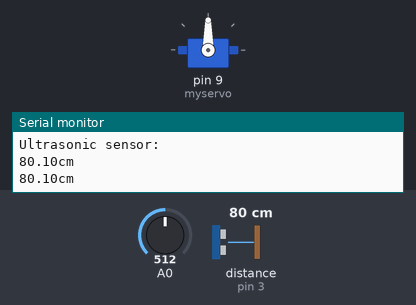
The sketch below on a simulated Arduino Uno, built with avr-gcc and run on an emulated ATmega328P. Shown: servo, the last lines printed to the serial monitor. Wiring (inferred from the names in the program): ultrasonic range finder: trigger pin 2; echo pin 3. The test bench sets the inputs (shaded band); at power-on: A0 = 512, distance to the obstacle (sensor on pin 3) 80 cm. The echo pulse lasts 58.3 µs per cm.

Above: at 1.9 s.
2.0 s: A0 set to 716
At 2.5 s:
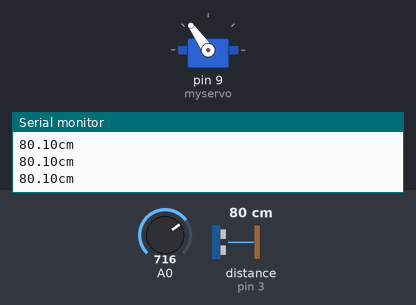
3.7 s: A0 set to 900
At 5.6 s:
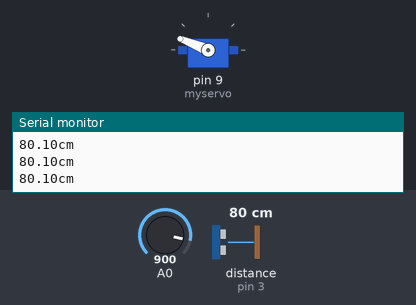
5.9 s: A0 set to 1023
At 7.8 s:
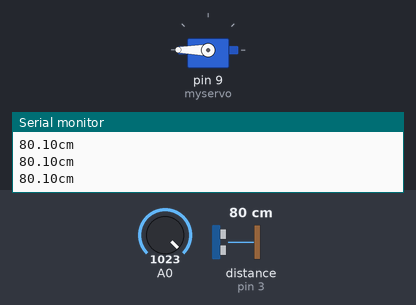
8.1 s: A0 set to 306
At 10.0 s:
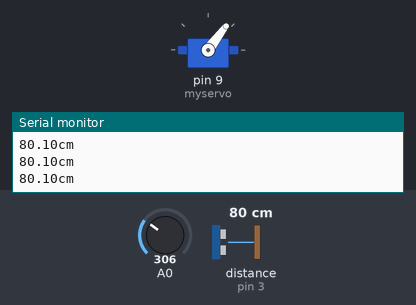
10.3 s: A0 set to 122
At 12.1 s:
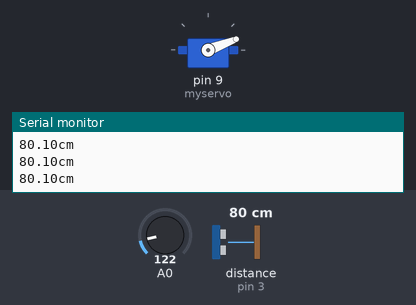
Timing chart, 0 to 13.5 s (numbered marks = the images above; inputs shaded):
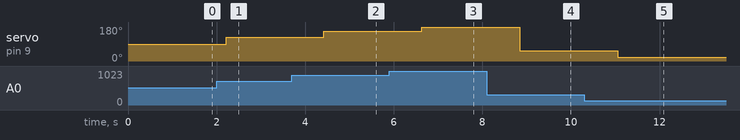

Measured:
- after the input at 2.0 s, servo on pin 9 (myservo): 90° → 125° after 0.21 s
- after the input at 3.7 s, servo on pin 9 (myservo): 125° → 158° after 0.72 s
- after the input at 5.9 s, servo on pin 9 (myservo): 158° → 180° after 0.74 s
- after the input at 8.1 s, servo on pin 9 (myservo): 180° → 53° after 0.75 s
- after the input at 10.3 s, servo on pin 9 (myservo): 53° → 21° after 0.76 s

The sketch:

echo_servo.ino
```cpp
/*
www.openjumper.com
日期:2013.5.18
IDE 版本:1.0.1
功能：旋转电位器则舵机转动，当电位器转动一圈是，舵机则相应的转动最大的180 度，
实现实时控制舵机的转动。
*/
#include <Servo.h> //包含舵机库
Servo myservo; //创建一个舵机控制类
int pos = 0; //定义一个变量存储舵机转动角度
// 设定SR04 连接的Arduino 引脚
const int TrigPin = 2;
const int EchoPin = 3;
float distance;
void setup()
{
myservo.attach(9); //连接舵机到9 号数字口
// 初始化串口通信及连接SR04 的引脚
Serial.begin(9600);
pinMode(TrigPin, OUTPUT);
// 要检测引脚上输入的脉冲宽度，需要先设置为输入状态
pinMode(EchoPin, INPUT);
Serial.println("Ultrasonic sensor:");
}
void loop()
{
int value=analogRead(A0); //读取A0 口输入的模拟值
pos=map(value,0,1023,0,180); //将读到的模拟值0~1023 映射为0°~180°
myservo.write(pos); //舵机转动到相应角度
delay(100); //延时一段时间让舵机转动到对应位置
// 产生一个10us 的高脉冲去触发TrigPin
digitalWrite(TrigPin, LOW);
delayMicroseconds(2);
digitalWrite(TrigPin, HIGH);
delayMicroseconds(10);
digitalWrite(TrigPin, LOW);
// 检测脉冲宽度，并计算出距离
distance = pulseIn(EchoPin, HIGH) / 58.00;
Serial.print(distance);
Serial.print("cm");
Serial.println();
delay(1000);
}
```
